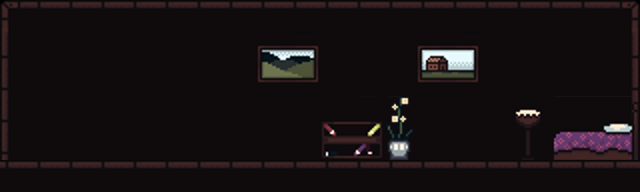

The image is a tile-based game level rendered from a .tmx file. Its description and complete source (layers, tilesets, objects, tile grids) follow:
An orthogonal 20x6 tile map with 32x32 px tiles, 3 tile layers (ground, background, background2) and 2 objects (npc, door).

<map version="1.2" tiledversion="1.3.1" orientation="orthogonal" renderorder="right-down" compressionlevel="0" width="20" height="6" tilewidth="32" tileheight="32" infinite="0" nextlayerid="8" nextobjectid="3">
 <editorsettings>
  <export target="woollards-house.json" format="json" />
 </editorsettings>
 <properties>
  <property name="backgroundColor" value="3E2323" />
  <property name="entityLayerCollisions" value="adventurer:ground,arrow:ground" />
 </properties>
 <tileset firstgid="1" source="../tilesets/core-tileset.tsx" />
 <layer id="3" name="ground" width="20" height="6">
  <properties>
   <property name="collides" type="bool" value="true" />
  </properties>
  <data encoding="csv">
3355,3356,3356,3356,3356,3356,3356,3356,3356,3356,3356,3356,3356,3356,3356,3356,3356,3356,3356,3357,
3441,0,0,0,0,0,0,0,0,0,0,0,0,0,0,0,0,0,0,3443,
3441,0,0,0,0,0,0,0,0,0,0,0,0,0,0,0,0,0,0,3443,
3441,0,0,0,0,0,0,0,0,0,0,0,0,0,0,0,0,0,0,3443,
3441,0,0,0,0,0,0,0,0,0,0,0,0,0,0,0,0,0,0,3443,
3356,3356,3356,3356,3356,3356,3356,3356,3356,3356,3356,3356,3356,3356,3356,3356,3356,3356,3356,3356
</data>
 </layer>
 <layer id="4" name="background" width="20" height="6">
  <data encoding="csv">
0,0,0,0,0,0,0,0,0,0,0,0,0,0,0,0,0,0,0,0,
0,3442,3442,3442,3442,3442,3442,3442,3442,3442,3442,3442,3442,3442,3442,3442,3442,3442,3442,0,
0,3442,3442,3442,3442,3442,3442,3442,3442,3442,3442,3442,3442,3442,3442,3442,3442,3442,3442,0,
0,3442,3442,3442,3442,3442,3442,3442,3442,3442,3442,3442,3442,3442,3442,3442,3442,3442,3442,0,
0,3442,3442,3442,3442,3442,3442,3442,3442,3442,3442,3442,3442,3442,3442,3442,3442,3442,3442,0,
0,0,0,0,0,0,0,0,0,0,0,0,0,0,0,0,0,0,0,0
</data>
 </layer>
 <layer id="6" name="background2" width="20" height="6">
  <data encoding="csv">
0,0,0,0,0,0,0,0,0,0,0,0,0,0,0,0,0,0,0,0,
0,0,0,0,0,0,0,0,1057,1058,0,0,0,1061,1062,0,0,0,0,0,
0,0,0,0,0,0,0,0,1143,1144,0,0,0,1147,1148,0,0,0,0,0,
0,0,0,0,0,0,0,0,0,0,1137,1138,960,0,0,0,967,1235,1236,1237,
0,0,0,0,0,0,0,0,0,0,1223,1224,1046,0,0,0,1053,1321,1322,1323,
0,0,0,0,0,0,0,0,0,0,0,0,0,0,0,0,0,0,0,0
</data>
 </layer>
 <objectgroup id="7" name="npcs">
  <object id="2" name="old-man" type="npc" x="242.801" y="160.35">
   <properties>
    <property name="conversationKey" value="old-man-1" />
    <property name="initialStateId" value="old-man-idle" />
    <property name="npcId" value="old-man" />
    <property name="stateSet" value="old-man" />
    <property name="texture" value="old-man" />
   </properties>
   <point />
  </object>
 </objectgroup>
 <objectgroup id="5" name="doors">
  <object id="1" name="woollardsFarmDoor" type="door" x="91" y="161">
   <properties>
    <property name="marker" type="bool" value="true" />
    <property name="toAreaKey" value="woollards-farm" />
    <property name="toMarker" value="woollardsHouseDoor" />
   </properties>
   <point />
  </object>
 </objectgroup>
</map>
